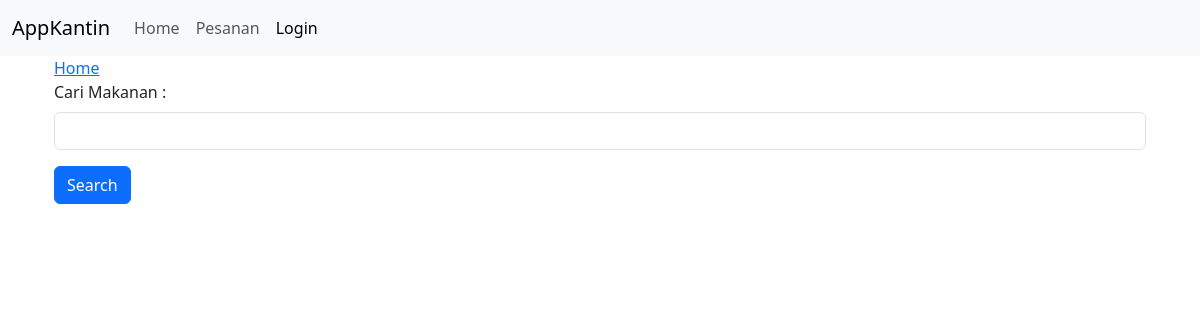
Before: / with the older database file.
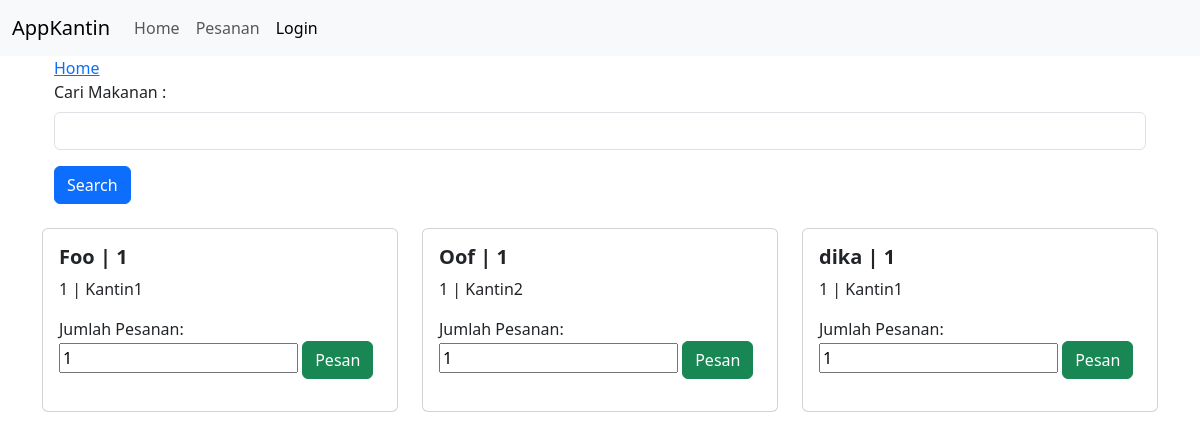
After: the same page with the newer database file.
### makanan/models.py (models this page shows, shortened)
class Makanan(models.Model):
    nama = models.CharField(max_length=250)
    harga = models.IntegerField()
    gambar = models.ImageField(upload_to='movie/images/')
    stok = models.IntegerField()
    kantin = models.ForeignKey(Kantin, on_delete=models.CASCADE)
    TERSEDIA = (
        ('1', 'Tersedia'),
        ('0', 'Tidak Tersedia'),
    )
    tersedia = models.CharField(max_length=10, choices=TERSEDIA)

class Kantin(models.Model):
    nama = models.CharField(max_length=250)
    phone_regex = RegexValidator(regex=r'^\+?1?\d{9,15}$', message="Min 8 digit")
    telpon = models.CharField(validators=[phone_regex], max_length=17, blank=True)
    def __str__(self) -> str:
        return self.nama

### makanan/views.py (the view)
# urls.py: 2. Add a URL to urlpatterns:  path('', views.home, name='home')
def home(request):
    searchMakanan = request.GET.get('nama')
    if searchMakanan:
        makanans = Makanan.objects.filter(nama__icontains=searchMakanan)
    else:
        makanans = Makanan.objects.all()
    return render(request, 'home.html', {'searchMakanan': searchMakanan, 'makanans' : makanans})

### makanan/templates/home.html (shortened to what this page needs)
{% extends 'base.html' %}
{% block content %}
<!DOCTYPE html>
<html lang="en">
<head>
    <link href="https://cdn.jsdelivr.net/npm/bootstrap@5.3.2/dist/css/bootstrap.min.css" rel="stylesheet"
>
</head>
<body>
    <div class="container">
        <a href="{% url 'home' %}">Home</a>
        <form action="">
            <div class="mb-3">
                <label class="form-label">Cari Makanan :</label>
                <input type="text" name="nama" class="form-control" />
            </div>
            <button type="submit" class="btn btn-primary">Search</button>
        </form>
    </div>
    <br />
    <div class="row row-cols-1 row-cols-md-3 g-4">
        {% for makanan in makanans %}
        <div class="col">
            <div class="card">
                <div class="card-body">
                    <h5 class="card-title fw-bold">{{ makanan.nama }} | {{ makanan.harga }}</h5>
                    <p class="card-text">
                        {{ makanan.stok }} | {{ makanan.kantin}}
                        <br/>
                        <form method="post" action="{% url 'add_to_cart' makanan.id %}">
                            <label for="quantity">Jumlah Pesanan:</label>
                            <input type="number" name="quantity" id="quantity" value="1" min="1">
                            <button type="submit" class="btn btn-success">Pesan</button>
                        </form>
                    </p>
                </div>
            </div>
        </div>
        {% endfor %}
    </div>
</body>
</html>
{% endblock content %}

### makanan/templates/base.html (shortened to what this page needs)
<!DOCTYPE html>
<html>
<head>
    <link href="https://cdn.jsdelivr.net/npm/bootstrap@5.2.3/dist/css/bootstrap.min.css" rel="stylesheet"
 />
</head>
<body>
    <nav class="navbar navbar-expand-lg bg-light">
        <div class="container-fluid">
            <a class="navbar-brand" href="#">AppKantin</a>
            <div class="collapse navbar-collapse" id="navbarSupportedContent">
                <ul class="navbar-nav me-auto mb-2 mb-lg-0">
                    <li class="nav-item">
                        <a class="nav-link" href="{% url 'home' %}">Home</a>
                    </li>
                    <li class="nav-item">
                        <a class="nav-link" href="{% url 'cart' %}">Pesanan</a>
                    </li>
                    <ul class="navbar-nav mb-2 mb-lg-0 d-flex">
                        <li class="nav-item d-flex justify-content-end">
                            <a class="nav-link active" aria-current="page" href="{% url 'admin:index' %}">Login</a>
                        </li>
                    </ul>
                </ul>
            </div>
        </div>
    </nav>
    <div class="container">
        {% block content %}
        {% endblock content %}
    </div>
</body>
</html>

Changed rows visible on the page:
added Makanan: nama "Foo", harga "1", stok "1", kantin "Kantin1"
added Makanan: nama "Oof", harga "1", stok "1", kantin "Kantin2"
added Makanan: nama "dika", harga "1", stok "1", kantin "Kantin1"
